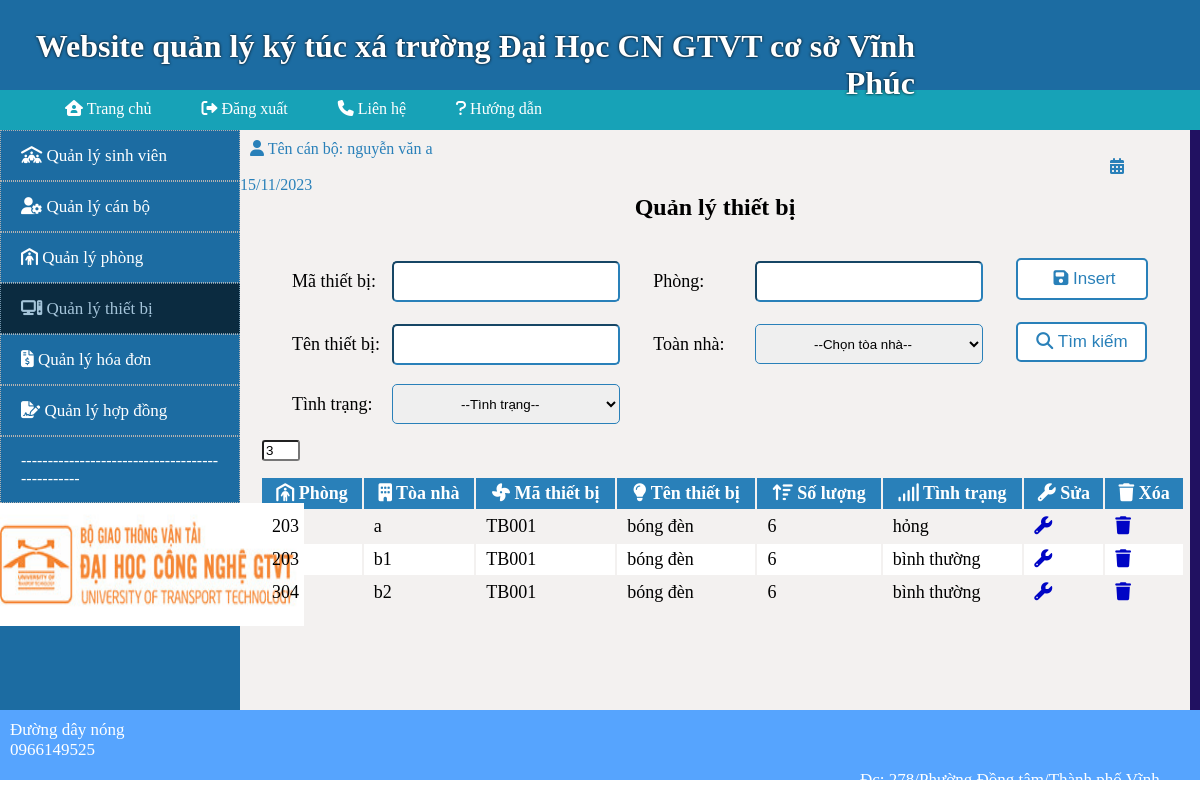
Page /Qlthietbi/Thietbi_find (signed in) on the committed database.
### tables this page shows
CREATE TABLE `thietbi` (
  `phong` int(11) NOT NULL,
  `toanha` varchar(50) NOT NULL,
  `mathietbi` varchar(50) NOT NULL,
  `tenthietbi` varchar(50) NOT NULL,
  `soluong` int(11) NOT NULL,
  `tinhtrang` varchar(50) NOT NULL
);

CREATE TABLE `phong` (
  `phong` int(11) NOT NULL,
  `toanha` varchar(50) NOT NULL,
  `sosvo` int(11) NOT NULL
);

### MVC/Core/Controller.php (called while the page is built, shortened)
<?php
class Controller{
	public function model($model){
		return new $model;
	}
	public function view($view,$data=[]){
        require_once "./MVC/views/".$view.".php";
    }
}
?>

### MVC/Controllers/Qlthietbi.php (called while the page is built, shortened)
<?php
class Qlthietbi extends Controller{
    public $tk;
    function __construct()
    {
        $this->tk=$this->model("Model_qlthietbi");
    }
    function Thietbi_find(){
    	$this->view("ViewMaster",[
            "page_find_tb"=>"Qlthietbi_view",
            'dl'=>$this->tk->thietbi_tk('','','','','')
    	]);
    }
}
?>

### MVC/Core/App.php (called while the page is built, shortened)
<?php
class App{
	protected $action="TrangChu";
	function __construct(){
		$arr = $this->urlProcessor();
		if(file_exists("./MVC/Controllers/".$arr[0].".php")){
			$this->controller=$arr[0];
			unset($arr[0]);
		}
		$this->controller = new $this->controller;
		if(isset($arr[1])){
			if(method_exists($this->controller,$arr[1])){
				$this->action = $arr[1];
			}
			unset($arr[1]);
		}
		$this->params=$arr?array_values($arr):[];
		call_user_func_array([$this->controller,$this->action],$this->params);
	}
	function urlProcessor(){
		if(isset($_GET["url"])){
			$url=filter_var(trim($_GET["url"],"/"));
			$url=explode("/", $url);
			return $url;
		}
	}
}
?>

### index.php (called while the page is built, shortened)
<?php
$myApp = new App();
?>

### MVC/Core/ConnectDB.php (called while the page is built, shortened)
<?php
class ConnectDB{
    protected $server = "localhost";
    protected $user = "root";
    protected $password ="";
    function __construct(){
        $this->con = mysqli_connect($this->server,$this->user,$this->password);
    }
}
?>

### MVC/Models/Model_qlthietbi.php (called while the page is built, shortened)
<?php
class Model_qlthietbi extends ConnectDB{
	function thietbi_tk($phg,$tnh,$mtb,$ttb,$tt){
		$sql = "SELECT * FROM thietbi, phong
		WHERE thietbi.phong = phong.phong AND thietbi.toanha = phong.toanha AND mathietbi like '%$mtb%' AND phong.phong like '%$phg%' AND tenthietbi like '%$ttb%' AND phong.toanha like '%$tnh%' AND tinhtrang like '%$tt%'";
		return mysqli_query($this->con,$sql);
	}
}
?>

### MVC/Views/Pages/View_qlthietbi/Qlthietbi_view.php (the view, shortened to what this page needs)
<!DOCTYPE html>
<html lang="en">
<head>
</head>
<body>
<form method="post" action="http://localhost/New-MVC/Qlthietbi/Timkiem_tb">
				<label style="padding-left: 10px;color:#2980B9;"><i class="fa-solid fa-user"></i> Tên cán bộ: <?php if(isset($_SESSION['user'])){echo $_SESSION['user'];} ?></label>
				<label style="padding-left: 870px;color:#2980B9;"><i class="fa-solid fa-calendar-days"></i> <?php date_default_timezone_set('Asia/Ho_Chi_Minh'); echo date('d/m/Y');?></label>
				<table>
					<caption><h2>Quản lý thiết bị</h2></caption>
					<tr>
						<td class="col1">
							<label>Mã thiết bị: </label>
						</td>
						<td class="col2">
							<input class="input" type="text" name="txtmatb" value="<?php if(isset($data['mtb'])){echo $data['mtb'];} ?>">
						</td>
						<td class="col1">
							<label>Phòng: </label>
						</td>
						<td class="col2">
							<input class="input" type="text" name="txtphong" value="<?php if(isset($data['phg'])){echo $data['phg'];} ?>">
						</td>
						<td  class="col3">
							<a class="link"  href="http://localhost/New-MVC/Insert_thietbi/Themtb"><i class="fa-solid fa-floppy-disk"></i> Insert</a>
						</td>
					</tr>
					<tr>
						<td class="col1">
							<label>Tên thiết bị: </label>
						</td>
						<td class="col2">
							<input class="input" type="text" name="txttentb" value="<?php if(isset($data['ttb'])){echo $data['ttb'];} ?>">
						</td>
		                <td class="col1">Toàn nhà: </td>
		                <td class="col2">
		                    <select class="dd2" name="ddtoanha">
							<option value="">--Chọn tòa nhà--</option>
		                    </select>
		                </td>
						<td  class="col3">
							<button class="submit" type="submit" name="submit_tk"><i class="fa-solid fa-magnifying-glass"></i> Tìm kiếm</button>
						</td>
		            </tr>
					<tr>
						<td class="col1">Tình trạng: </td>
						<td class="col2">
							<select class="dd2" name="ddtinhtrang">
								<option value="">--Tình trạng--</option>
							</select>
						</td>
						<td class="col1"></td>
						<td class="col2">
						</td>
						<td  class="col3">
						</td>
					</tr>
					<tr>
						<td colspan="5" class="thongbao">
						</td>
					</tr>
				</table>
				<table class="table" >
		            <tr style="background: #e9dcdc;">
		                <th><i class="fa-solid fa-person-shelter"></i> Phòng</th>
		                <th><i class="fa-solid fa-building"></i> Tòa nhà</th>
		                <th><i class="fa-solid fa-fan"></i> Mã thiết bị</th>
		                <th><i class="fa-solid fa-lightbulb"></i> Tên thiết bị</th>
		                <th><i class="fa-solid fa-arrow-up-wide-short"></i> Số lượng</th>
		                <th><i class="fa-solid fa-signal"></i> Tình trạng</th>
                        <th><i class="fa-solid fa-wrench"></i> Sửa</th>
                        <th><i class="fa-solid fa-trash"></i> Xóa</th>
		            </tr>
					<tr>
						<?php
						if(isset($data['dl']) && $data['dl']!=null){
							$dem=0;
							while($row=mysqli_fetch_assoc($data['dl'])){
								$dem++;
						?>
						<td><?php echo $row['phong'] ?></td>
						<td><?php echo $row['toanha'] ?></td>
						<td><?php echo $row['mathietbi'] ?></td>
						<td><?php echo $row['tenthietbi'] ?></td>
						<td><?php echo $row['soluong'] ?></td>
						<td><?php echo $row['tinhtrang'] ?></td>
						<td>
							<a href="http://localhost/New-MVC/Qlthietbi/Sua_thietbi/<?php echo $row['phong']; ?>/<?php echo $row['toanha']; ?>">
							<i class="fa-solid fa-wrench item"></i></a>
						</td>
						<td>
							<a onclick="return confirm('Bạn có chắc chắn muốn xóa ?')" href="http://localhost/New-MVC/Qlthietbi/Xoa_tb/<?php echo $row['phong']; ?>/<?php echo $row['toanha']; ?>">
							<i class="fa-solid fa-trash item"></i></a>
						</td>
					</tr>
						<?php
							}
						}
						if(!empty($data['dl'])){
							echo '<input class="dem" type="text" value="'.$dem.'" readonly>';
						}
						?>
		        </table>
    		</form>
</body>
</html>

### MVC/Views/ViewMaster.php (style rules this page uses)
* { margin: 0px; }
table { width: 60%; padding-top: 30px; padding-left: 70px; padding-right: 30px; }
.col2 { width: 80%; text-align: left; height: 25px; }
.col1 { width: 20%; text-align: left; height: 25px; color: #0008ff; }
.col3 { width: 100%; text-align: center; padding: 5px 35px; }

### MVC/Views/Pages/View_qlthietbi/Qlthietbi_view.php (style rules this page uses)
* { margin: 0px; }
table { width: 100%;padding-top: 20px; padding-left: 20px; padding-right: 5px; }
.col1 { width:15%; padding-top: 15px; padding-left: 30px;font-size: 18px;color: black; }
.col2 { width: 25%;padding-top: 15px; }
.col3 { padding-left: 30px;padding-top: 15px; }
.link { width: 123px; height: 20px; text-decoration: none; background-color: white; color: #2980B9; border: 2px solid; border-radius: 5px; border-color: #2980B9; cursor: pointer; font-size: 17px; font-family:arial; display: inline-block; padding-top: 9px; padding-left: 5px; padding-bottom: 9px; }
.dd2 { width: 228px; height: 40px; text-align: center; display: inline-block; border-radius: 5px; border-color: #2980B9; }
.input { width: 220px; height: 35px; display: inline-block; border-radius: 5px; border-color: #2980B9; font-size: 18px; }
.submit { width: 131px; height: 40px; background-color: white; color: #2980B9; border: 2px solid; border-radius: 5px; border-color: #2980B9; cursor: pointer; font-size: 17px; }
.thongbao { color: red; padding-top:10px; text-align: center; }
.table { padding-top:15px; }
.table td,th { padding: 5px 10px; font-size: 18px; }
.table th { background: #2980B9; color: white; }
.table tbody tr:nth-child(odd) { background: white; }
.item { color:#0005C5; }
.dem { width:30px; margin-left:22px; border-radius: 3px; }

### rows in the picture
thietbi: phong.phong "203", phong.toanha "a", mathietbi "TB001", tenthietbi "bóng đèn", soluong "6", tinhtrang "hỏng"
thietbi: phong.phong "203", phong.toanha "b1", mathietbi "TB001", tenthietbi "bóng đèn", soluong "6", tinhtrang "bình thường"
thietbi: phong.phong "304", phong.toanha "b2", mathietbi "TB001", tenthietbi "bóng đèn", soluong "6", tinhtrang "bình thường"

### other values in the picture
$_SESSION['user'] "nguyễn văn a"
